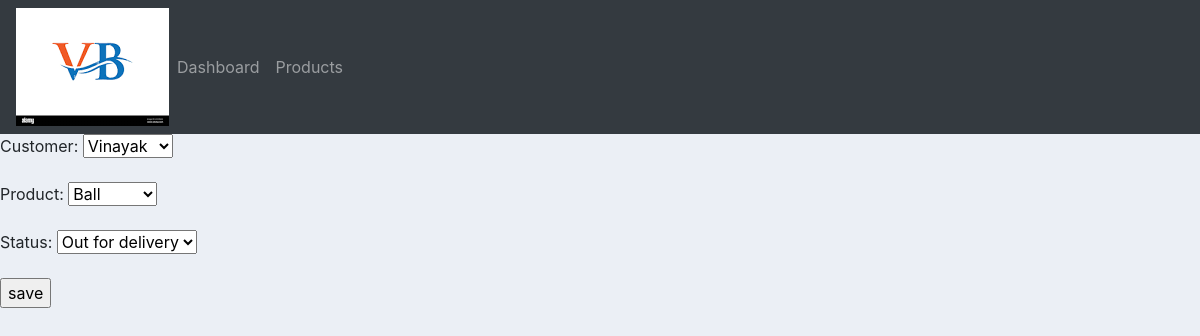
Page /update/16 on the committed database.
### accounts/models.py (models this page shows, shortened)
class Order(models.Model):
    status = (
        ('pending','pending'),
        ('Out for delivery','Out for delivery'),
        ('Delivered','Delivered'),
    )
    customer = models.ForeignKey(Customer , null=True , on_delete = models.SET_NULL)
    product = models.ForeignKey(Product , null=True , on_delete = models.SET_NULL)
    date_created = models.DateTimeField(auto_now_add=True,null=True)
    status = models.CharField(max_length=200,null=True,choices=status)

### accounts/views.py (the view)
# urls.py: path('update/<str:pk>', updateOrder, name="updateOrder" ),
def updateOrder(request,pk):
    orderss = Order.objects.get(id=pk)
    form = Orderform(instance=orderss)
    if request.method =="POST":
        form = Orderform(request.POST)
        print("coming",request.POST)
        if form.is_valid():
            form.save()
            return redirect('/')
    context={"form":form}
    return render(request,"accounts/create_order.html",context)

### accounts/forms.py
class Orderform(ModelForm):   #MODEL FORM
    class Meta:
        model = Order
        fields = '__all__'

### accounts/models.py (called while the page is built)
    def __str__(self):
        return self.name

    def __str__(self):
        return self.name

### accounts/templates/accounts/create_order.html
{% extends "accounts/main.html" %}
{% block content %}
    <form method="POST">{% csrf_token %}
        {{ form.as_p }}
        <input type="submit" value="save">
    </form>
{% endblock %}

### static/css/main.css (style rules this page uses)
body { background-color: #ebeff5; }

### rows in the picture
Order: customer "Vinayak", product "Ball", status "Out for delivery"
